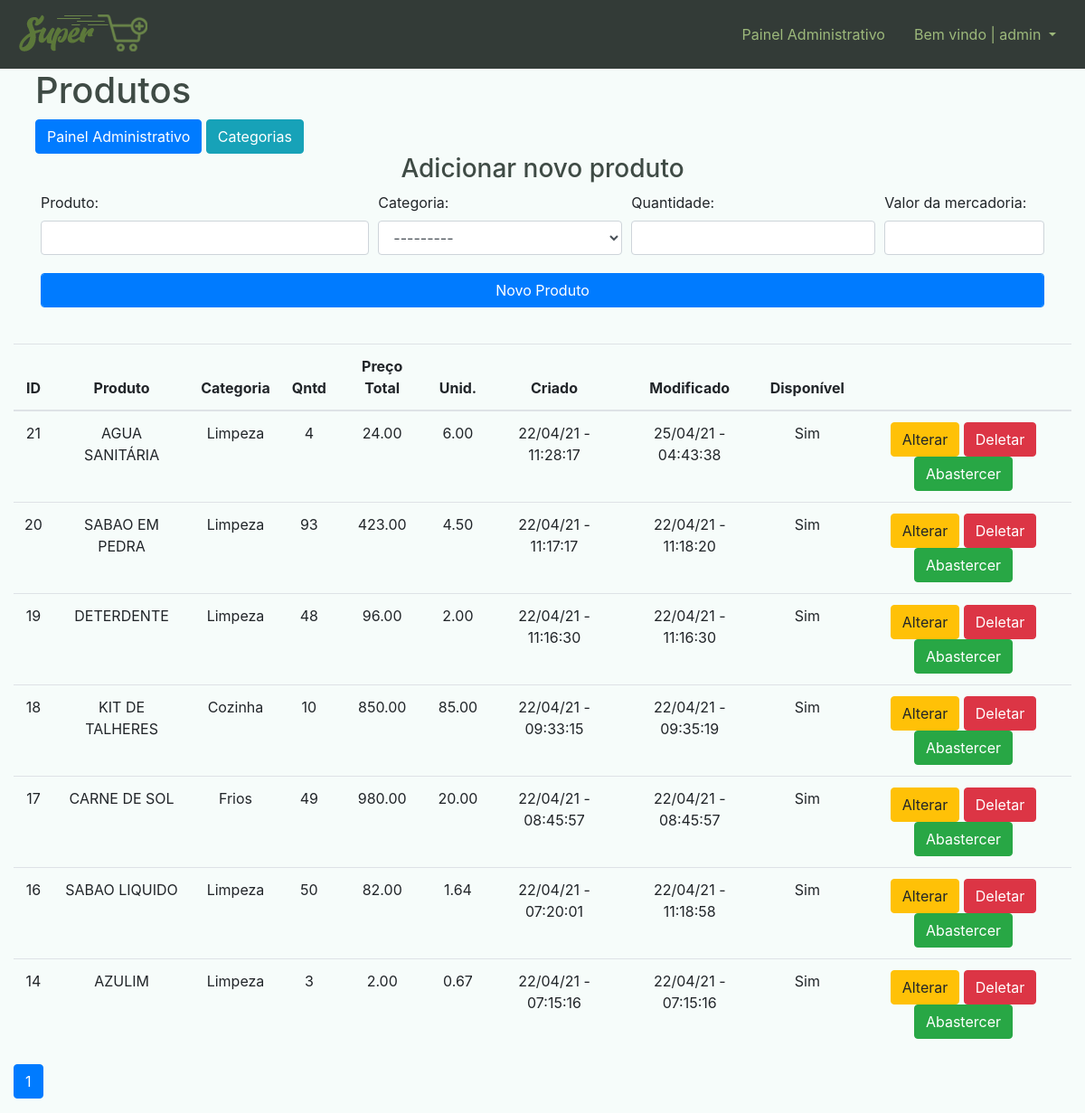
The page /dashboard/produtos/ (signed in) on the database as committed earlier.
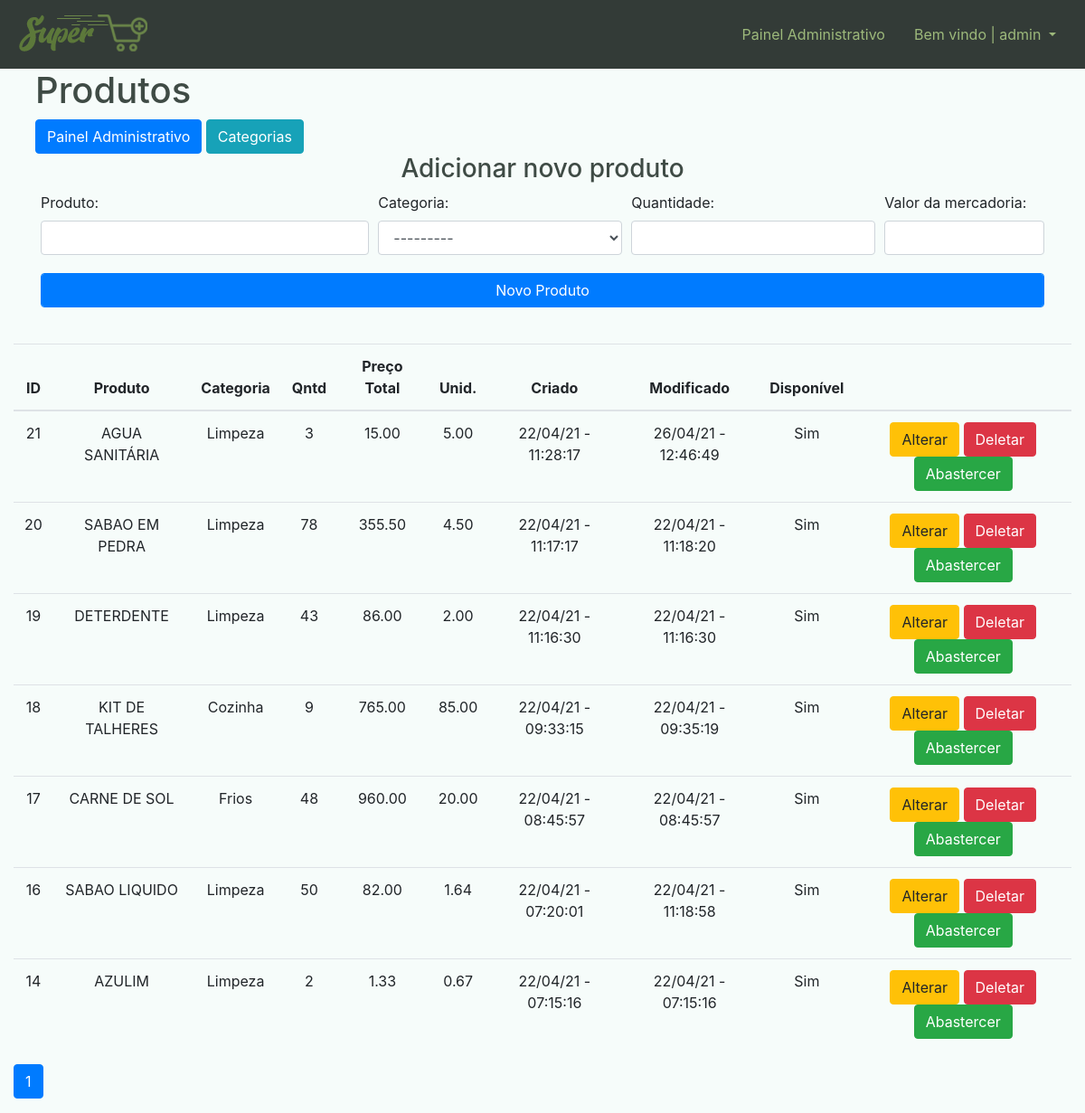
The same page on the database as committed later.
### dashboard/models.py (models this page shows, shortened)
class Produto(models.Model):
    categoria = models.ForeignKey(Categoria, on_delete=models.CASCADE, verbose_name='Categoria')
    nome = models.CharField(max_length=150, unique=True, blank=False, null=False, verbose_name='Produto')
    quantidade = models.IntegerField(blank=False, null=False, verbose_name='Quantidade')
    valor_pago = models.DecimalField(max_digits=6, decimal_places=2, blank=False, null=False,verbose_name='Valor Pago')
    preco_medio = models.DecimalField(default=0.00, max_digits=5, decimal_places=2, blank=False, null=False,verbose_name='Preço de Venda',editable=False)
    data_criada = models.DateTimeField(auto_now_add=True, verbose_name='Criado')
    data_modificacao = models.DateTimeField(auto_now=True,verbose_name='Modificado')
    status = models.BooleanField(default=True, auto_created=True)

class Categoria(models.Model):
    nome = models.CharField(max_length=50, blank=True, null=True, unique=True, verbose_name='Categoria')
    def __str__(self):
        return self.nome

### dashboard/views.py (the view)
# urls.py: path('produtos/', dash_produtos, name='dash_produtos'),
@login_required()
@permission_required(perm='foo.view_bar', login_url='dash_index',raise_exception=True)
def dash_produtos(request):
    contexto = {}
    produtos = Produto.objects.all().order_by('-id')
    form = ProdutoForm(request.POST)
    contexto['produtos'] = paginacao(request, produtos)
    if request.method != 'POST':
        contexto['form'] = form
        return render(request, 'dashboard/produtos/dash_produtos.html', contexto)
    return render(request, 'dashboard/produtos/dash_produtos.html', contexto)

### dashboard/forms.py
class ProdutoForm(forms.ModelForm):
    class Meta:
        model = Produto
        fields = ['categoria','nome','quantidade','valor_pago']
        widgets ={
            'categoria':forms.Select(attrs={'class':'form-control mb-1'}),
            'nome':forms.TextInput(attrs={'class':'form-control mb-1'}),
            'quantidade':forms.NumberInput(attrs={'class':'form-control mb-1','min':'1', 'max':'1000'}),
            'valor_pago': forms.NumberInput(attrs={'class':'form-control mb-1','step':'0.01'})
        }

### dashboard/views.py (called while the page is built)
def paginacao(request, model, qnd=10):
    paginacao = Paginator(model, qnd)
    paginas = request.GET.get('p')
    model = paginacao.get_page(paginas)
    return model

### dashboard/templates/dashboard/produtos/dash_produtos.html (shortened to what this page needs)
{% extends 'base.html' %}
{% block navbar %}
{% include 'parciais/_dash_header.html' %}
{% endblock %}
{% block main %}
<div class="container-fluid">
    <div class="row">
        <div class="col ml-4">
            <h1>Produtos</h1>
            <a href="{% url 'dash_index' %}" class="btn btn-primary">Painel Administrativo</a></h5>
            <a href="{% url 'dash_categorias' %}" class="btn btn-info">Categorias</a></h5>
        </div>
    </div>
    <div class="container">
        <div class="row justify-content-center">
            <h3>Adicionar novo produto</h3>
        </div>
        <form action="{% url 'dash_novo_produto' %}" method="POST">
            <div class="form-row justify-content-md-center">
                <div class="form-group col-md-4">
                    <label for="id_nome">Produto:</label>
                    {{ form.nome}}
                </div>
                <div class="form-group col-md-3">
                    <label for="id_categoria">Categoria:</label>
                    {{ form.categoria}}
                </div>
                <div class="form-group col-md-3">
                    <label for="id_quantidade">Quantidade:</label>
                    {{ form.quantidade}}
                </div>
                <div class="form-group col-md-2">
                    <label for="id_valor_pago">Valor da mercadoria:</label>
                    {{ form.valor_pago}}
                </div>
                <div class="form-group col-md-12">
                    <button type="submit" class="form-control btn btn-primary">Novo Produto</button>
                </div>
            </div>
        </form>
    </div>
    <br>
    <div class="table-responsive">
        <table class="table ">
            <thead>
                <tr style="text-align: center; vertical-align: middle;">
                    <th>ID</th>
                    <th>Produto</th>
                    <th>Categoria</th>
                    <th>Qntd</th>
                    <th>Preço Total</th>
                    <th>Unid.</th>
                    <th>Criado</th>
                    <th>Modificado</th>
                    <th>Disponível</th>
                    <th></th>
                </tr>
            </thead>
            <tbody>
                {% for produto in produtos %}
                <tr style="text-align: center; vertical-align: middle;">
                    <td scope="row" >{{produto.id}}</td>
                    <td scope="col" >{{produto.nome}}</td>
                    <td scope="col" >{{produto.categoria}}</td>
                    <td scope="col" >{{produto.quantidade}}</td>
                    <td scope="col" >{{produto.valor_pago}}</td>
                    <td scope="col" >{{produto.preco_medio}}</td>
                    <td scope="col" >{{produto.data_criada |date:'d/m/y - h:i:s'}}</td>
                    <td scope="col" >{{produto.data_modificacao |date:'d/m/y - h:i:s'}}</td>
                    {% if produto.status == True  %}
                    <td scope="col">Sim</td>
                    {% else %}
                    <td scope="col">Não</td>
                    {% endif %}
                    <td scope="col" >
                        <a href="{% url 'dash_produto_update' produto.id %}" class="btn btn-warning far fa-edit" >Alterar</a>
                        <a href="{% url 'dash_produto_del' produto.id %}" class="btn btn-danger far fa-trash-alt">Deletar</a>
                        <a href="{% url 'dash_nova_carga_produto' produto.id %}" class="btn btn-success">Abastercer</a>
                    </td>
                </tr>
                {% endfor %}
            </tbody>
        </table>
    </div>
    <nav aria-label="Paginação de pedidos">
    <ul class="pagination">
        {% for pagina in produtos.paginator.page_range %}
            {% if produtos.number == pagina %}
                <li class="page-item active"><a class="page-link" href="?p={{pagina}}">{{pagina}}</a></li>
            {%else%}
                <li class="page-item"><a class="page-link" href="?p={{pagina}}">{{pagina}}</a></li>
            {%endif%}
        {%endfor%}
    </ul>
</nav>
</div>
{% endblock %}

### templates/base.html (shortened to what this page needs)
{% load static %}
<!DOCTYPE html>
<head>
    <link rel="stylesheet" href="https://cdn.jsdelivr.net/npm/bootstrap@4.6.0/dist/css/bootstrap.min.css">
    <link rel="stylesheet" href="{% static 'css/style.css' %}">
</head>
<html lang="pt_br">
<body>
    <header>
        {% block navbar %}
        {% endblock %}
    </header>
    <main>
        {% block main %}
        {% endblock %}
    </main>
</body>
</html>

### templates/parciais/_dash_header.html (shortened to what this page needs)
{% load static %}
<nav class="navbar navbar-expand-lg navbar navbar-dark bg-dark2">
    <a class="navbar-brand" href="{% url 'super_index' %}"><img src="{% static 'img/logo.png' %}" alt="SuperMais"></a>
    <div class="collapse navbar-collapse" id="navbarSupportedContent">
        <span class="navbar-text">
            <a class="nav-link" href="{% url 'dash_index' %}">Painel Administrativo</a>
        </span>
        <span class="navbar-text">
            <div class="dropdown text-dash">
                <a class="nav-link dropdown-toggle " href="" id="navbarDropdown" role="button" data-toggle="dropdown"
                    aria-haspopup="true" aria-expanded="false">
                    Bem vindo | {{user}}
                </a>
            </div>
        </span>
    </div>
</nav>

### templates/static/css/style.css (style rules this page uses)
body { background-color: #f6fcfa !important; }
h1,h2,h3,h4,h5,h6 { color: #3f4b45 !important; }
.bg-dark2 { background-color: #333b37 !important; }
.nav-link { color: rgb(157 185 123) !important; }
.text-dash a { color: #9db97b !important; }

Rows that differ between the two databases and show on the page:
changed Produto "AGUA SANITÁRIA": quantidade "4" → "3"; valor_pago "24.00" → "15.00"; preco_medio "6.00" → "5.00"; data_modificacao "25/04/21 - 04:43:38" → "26/04/21 - 12:46:49"
changed Produto "SABAO EM PEDRA": quantidade "93" → "78"; valor_pago "423.00" → "355.50"
changed Produto "DETERDENTE": quantidade "48" → "43"; valor_pago "96.00" → "86.00"
changed Produto "KIT DE TALHERES": quantidade "10" → "9"; valor_pago "850.00" → "765.00"
changed Produto "CARNE DE SOL": quantidade "49" → "48"; valor_pago "980.00" → "960.00"
changed Produto "AZULIM": quantidade "3" → "2"; valor_pago "2.00" → "1.33"
